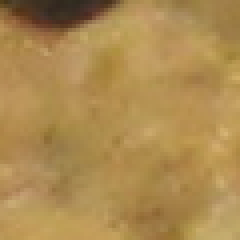
#> input picture dataset/positive/1148.png, 60 x 60 px (shown 4 times larger); its folder holds 4 pictures in this run
$ jupyter execute --allow-errors bee_brood_counter.ipynb   (shell and % lines are left out)
#> lines starting #> are read from the running program, lines starting #| are printed output that depends on the picture
### bee_frame.py
import os

import cv2
import numpy as np

class BeeFrame(object):
    """"""
    WIN_NAME = 'Bee Frame'
    STEP_TO_CELL_SIZE_RATIO = 4  # 1/4

    class Image(object):
        """Image container."""

        NUM_CHANNELS = 3 # RGB
        IMG_SIZE = (64, 64) # Size of image
        PIXEL_DEPTH = 255.0  # Number of levels per pixel.

        def __init__(self, path, file_name):
            img_path = os.path.join(path, file_name)
            if self.NUM_CHANNELS == 3:
                self._img = cv2.imread(img_path, cv2.IMREAD_COLOR)
            else:
                self._img = cv2.imread(img_path, cv2.IMREAD_GRAYSCALE)
            self.height, self.width = self._img.shape[:2]
            self._img = self._img.copy()

        # [6 lines left out: function add_weighted, not called in this run]

        def apply_mask(self, mask):
            self._img = cv2.bitwise_and(self._img, self._img, mask=mask)

        # [44 lines left out: functions blur, hitogram_normalization, draw_circle, draw_rect, not called in this run]


    def __init__(self):
        self.cell_size = 60
        self.step_size = 30
        self.start_x = 0
        self.start_y = 0

    def load_image(self, path, file_name):
        if hasattr(self, 'image'):
            del self.image
        self.image = self.Image(path, file_name)

    # [66 lines left out: functions get_cell_size, sliding_window, preview, not called in this run]

# [18 lines that do not run on import are left out]

### bee_brood_counter.ipynb
[cell 1]
import os
import sys

from time import sleep
from time import time
from random import randint

import tensorflow as tf
import cv2
import numpy as np
#import mpld3

from matplotlib import pyplot as plt
from sklearn import svm
from sklearn.utils import shuffle

NUM_CHANNELS = 3 # RGB
IMG_SIZE = (64, 64) # Size of image
PIXEL_DEPTH = 255.0  # Number of levels per pixel.

### Dataset routines ###

[cell 2]
def make_feature_vec(img):
    """Resize an 'img' to correct size and make a vector ((60, 60, 3) => (64, 64, 3))"""
    if img.shape[:2] != IMG_SIZE:
        img = cv2.resize(img, IMG_SIZE)
    return normalize(img.reshape(1, IMG_SIZE[0], IMG_SIZE[1], NUM_CHANNELS))

def load_dataset(path, dataset_size=-1, downsample=False):
    """Loads samples from image files (e.g '001.png').
    Args:
        path -- path to the images(samples) (default size: 60px X 60px)
        dataset_size -- number of samples to read
        downsample -- downsamples input sample(img) if True
    Returns:
        images -- array (n, 60, 60, 1) of sample vectors as rows
    """
#> called with path = './dataset/positive/', dataset_size = -1, downsample = False
    image_files = os.listdir(path)[:dataset_size]
    # Init 'images' array as samples X features matrix
    images = np.ndarray(shape=(len(image_files), IMG_SIZE[0], IMG_SIZE[1], NUM_CHANNELS),
                        dtype=np.float32)
    image_idx = 0
    for filename in image_files:
        if NUM_CHANNELS == 3:
            color_mode = cv2.IMREAD_COLOR
        else:
            color_mode = cv2.IMREAD_GRAYSCALE
        img = cv2.imread(os.path.join(path, filename), color_mode)
#> img is the input picture: shape (60, 60, 3); mean B, G, R 80.5, 138.6, 172.8
        if downsample:
            # Downsample image (scale down by 50%)
            img = cv2.pyrDown(img)
        if img.shape[0] / img.shape[1] != IMG_SIZE[0] / IMG_SIZE[1]:
            continue
        # Convert img matrix to proper format vector (n, IMG_SIZE[0], IMG_SIZE[1], NUM_CHANNELS)
        # Normalize (mean=0, stdev~=0.5)
        images[image_idx, :] = make_feature_vec(img)
        image_idx += 1
    return images

# [25 lines left out: function label_dataset, not called in this run]

def normalize(img):
    """Normalize to have approximately zero mean and standard deviation ~0.5
    to make training easier down the road.
    """
    mean = PIXEL_DEPTH / 2
    return (img - mean) / PIXEL_DEPTH

# [18 lines left out: functions preview, preview_random_examples, not called in this run]

### Load positive and negative examples from files into feature vectors ###

[cell 3]
pos_path = './dataset/positive/'
neg_path = './dataset/negative/'
pos_data = load_dataset(path=pos_path)
#> (the rest of this cell did not finish here and is left out)

dataset, labels = label_dataset(pos_data, neg_data)

[cell 4]
print('Number of POSITIVE samples: %d\n' % len(pos_data))
#> (the rest of this cell did not finish here and is left out)

### Spilt data into training, validation and test sets (60%, 20%, 20%)

#> (a cell that did not finish here is left out)

### Convolutional Neural Network ###
Create CNN with custom architecture.
- CONV1
- RELU1
- POOL1
- CONV2
- RELU2
- POOL2
- FC1
- RELU3
- FC2

[cell 6]
### ConvNet with max pooling

batch_size = 16
patch_size = 5
depth = 16
num_hidden = 64

log_dir = './log'
num_labels = 2

#> (the rest of this cell did not finish here and is left out)

### Skip this step and go to 'Restore saved model.' if you have your model saved. ###
### =================================================== ###

### Train CNN  ###
Train & save trained model to file './models/model_[accuracy].ckpt'

[cell 7]
num_steps = 1001 #10001
num_fetch_results = 50
acc_list = []

def accuracy_func(predictions, labels):
    return (100.0 * np.sum(np.argmax(predictions, 1) == np.argmax(labels, 1))
            / predictions.shape[0])

#> (the rest of this cell did not finish here and is left out)

### Plot training curves ###

[cell 8]
plt.plot(acc_list, '-go')
plt.xlabel('# of blocks of iterations (%s per block)' % num_fetch_results)
plt.ylabel('Prediction ACCURACY (%)')
plt.show()
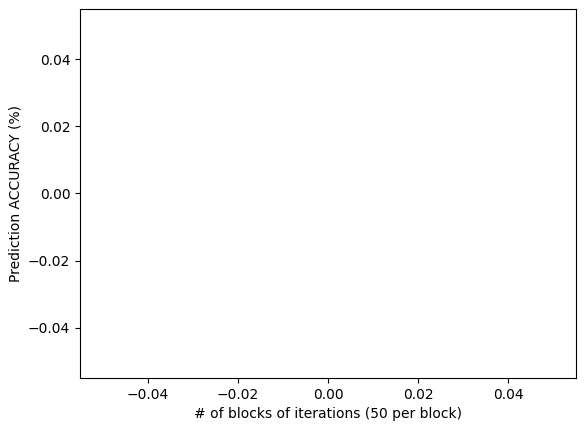
#> figure drawn by matplotlib, 1 panel

### ===================================================
# Predict on unknown data.

### Detect capped brood cells on WHOLE image ###
Use classifier on each single sample subimage, acquired with sliding window.

[cell 9]
# Image to detect on.
FILENAME = '003.png'
PATH = '/home/chip/Dropbox/LITS/ML-003/dataset/processed_dataset/prespective_correction'

### Restore saved model.
Change the 'tf_model_filename' to your saved model filename.

[cell 10]
tf_model_filename = 'model_95.98.ckpt'  # Model name file to restore TF variables from.
tf_model_path = os.path.join('./models/', tf_model_filename)

PRED_THRESHOLD = 0.90  # Prediction threshold

### Manually select a single CELL with a bounding box.

### (Use 's' key to save measurements.)

[cell 11]
import bee_frame
from nms import non_max_suppression_fast

frame = bee_frame.BeeFrame()
#> (the rest of this cell did not finish here and is left out)
